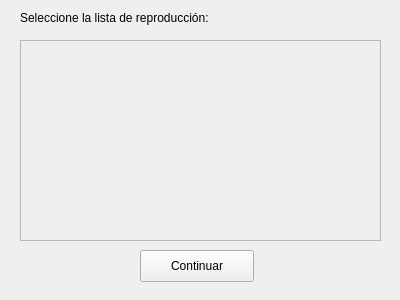
<?xml version="1.0" encoding="UTF-8"?>
<ui version="4.0">
 <class>Form</class>
 <widget class="QWidget" name="Form">
  <property name="geometry">
   <rect>
    <x>0</x>
    <y>0</y>
    <width>400</width>
    <height>300</height>
   </rect>
  </property>
  <property name="windowTitle">
   <string>Form</string>
  </property>
  <widget class="QLabel" name="label">
   <property name="geometry">
    <rect>
     <x>20</x>
     <y>10</y>
     <width>281</width>
     <height>16</height>
    </rect>
   </property>
   <property name="text">
    <string>Seleccione la lista de reproducción:</string>
   </property>
  </widget>
  <widget class="QScrollArea" name="scrollArea">
   <property name="geometry">
    <rect>
     <x>20</x>
     <y>40</y>
     <width>361</width>
     <height>201</height>
    </rect>
   </property>
   <property name="widgetResizable">
    <bool>true</bool>
   </property>
   <widget class="QWidget" name="scrollAreaWidgetContents">
    <property name="geometry">
     <rect>
      <x>0</x>
      <y>0</y>
      <width>359</width>
      <height>199</height>
     </rect>
    </property>
   </widget>
  </widget>
  <widget class="QPushButton" name="pushButton">
   <property name="geometry">
    <rect>
     <x>140</x>
     <y>250</y>
     <width>114</width>
     <height>32</height>
    </rect>
   </property>
   <property name="text">
    <string>Continuar</string>
   </property>
  </widget>
 </widget>
 <resources/>
 <connections/>
</ui>
